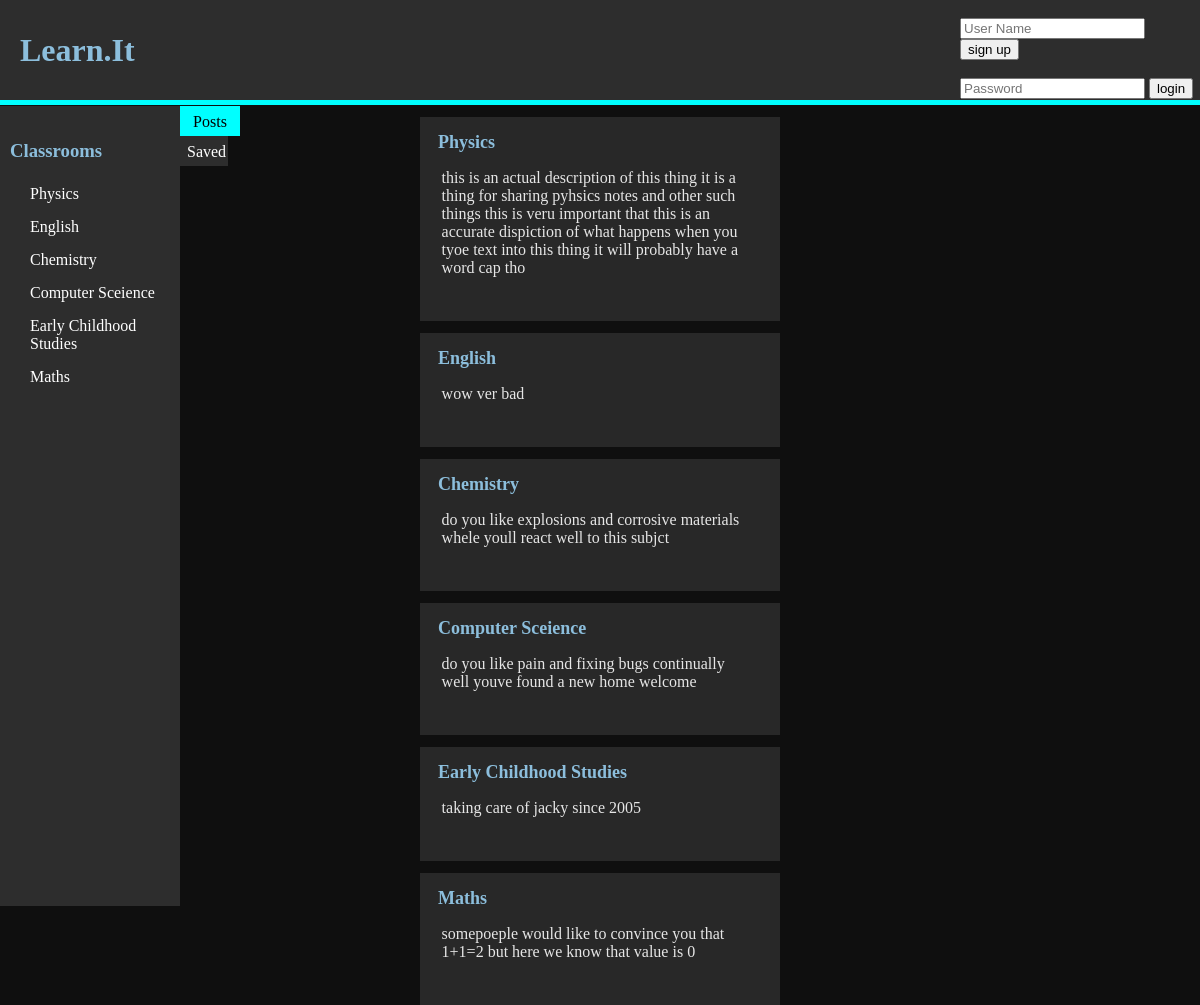
/c, run on an earlier commit of the app's database.
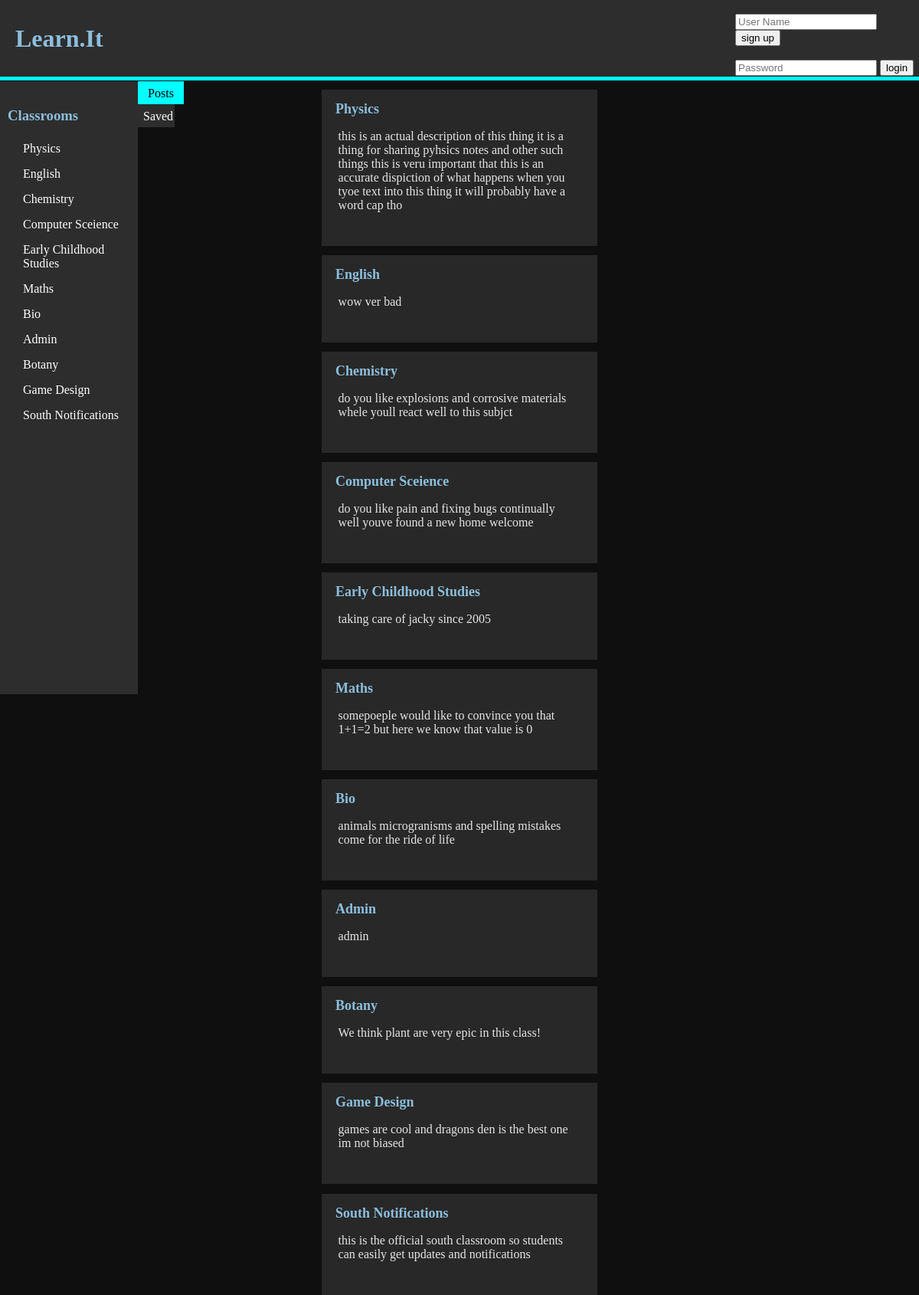
And on a later commit of the database.
### tables this page shows
CREATE TABLE classroom (id INTEGER PRIMARY KEY, name STRING (25), description TEXT (100), ProPic TEXT);

### main.py (the view, shortened to what this page needs)
@app.route("/c")
def view_classess():
    name = ""
    my_classess = ""
    id = 0
    if session.get("_User") is None:
        classes = do_query("""SELECT name, id from classroom""", (), None)
    posts = do_query("SELECT * from classroom", (), None)
    return render_template(
        "ClassMenu.html",
        title="Classes",
        stuff=posts,
        classrooms=classes,
        uid=id,
        user_name=name,
        myclassrooms=my_classess,
        page=0,
    )

### main.py (called while the page is built)
def do_query(query, data, fetch):
    conn = sqlite3.connect("learnit.db")
    cur = conn.cursor()
    cur.execute(query, data)
    if fetch is None:
        result = cur.fetchall()
    else:
        result = cur.fetchone()
    conn.close()
    return result

### templates/ClassMenu.html (shortened to what this page needs)
<!DOCTYPE html>
<html lang="en" dir="ltr">
  <head>
  </head>
  <body>
    {%include 'header.html'%}
    {%include 'sidebar.html'%}
    <div class="mode-select">
      <div class="mode-selected">
        <p class="mode-text-selected">Posts</p>
      </div>
      <a href="/saved">
      <div class="mode">
        <p class="mode-text">Saved</p>
      </div>
      </a>
    </div>
    {%for i in stuff%}
    <div class="post">
      <a href="/c/{{i[0]}}"><h1 class="post-title" >{{i[1]}}</h1></a>
      <p class="post-text">{{i[2]}}</p>
      <br>
    </div>
    {%endfor%}
  </body>
</html>

### templates/header.html (shortened to what this page needs)
<!DOCTYPE html>
<html lang="en" dir="ltr">
<link rel="stylesheet" href="../static/css/style.css">
  <head>
  </head>
  <body>
    <div class="header">
        <h1 class="title"><a href="/" class="Title-link">Learn.it</a>
        </h1>
        {%if login != "1"%}
        <div class="login-box">
          {%if uid == 0%}
          <br>
          <form class="" action="/login" method="post">
            <input class="login-input" type="text" name="UserName" placeholder="User Name">
            <button type="button" name="button"><a href="sign-up">sign up</a> </button>
            <br><br>
            <input class="login-input" type="password" name="Password" placeholder="Password">
            <input type="submit" name="" value="login">
          </form>
          {%else%}
          <form class="logout" action="/logout" method="post">
            <input type="submit" name="" value="logout">
          </form>
              <p class="loggedin-name">{{user_name[0]}}</p>
          {%endif%}
        </div>
        {%endif%}
    </div>
  </body>
</html>

### templates/sidebar.html (shortened to what this page needs)
<!DOCTYPE html>
<html lang="en" dir="ltr">
<link rel="stylesheet" href="../static/css/style.css">
  <head>
  </head>
  <body>
    <div class="sidebar">
      <a href="/c" class="sidebar-Title"><h3 class="sidebar-Title">Classrooms</h3></a>
      {%for i in classrooms%}
        <a href="/c/{{i[1]}}" class="sidebar-Text">{{i[0]}}</a>
      {%endfor%}
    </div>
  </body>
</html>

### static/css/style.css (style rules this page uses)
div.header { width: 100%; background-color: rgb(45,45,45); height: 100px; padding: 0; color: rgb(140,190,220); border-bottom: solid 5px cyan; margin-bottom: 1px; position: relative; }
body { margin: 0; background-color: rgb(15,15,15) }
a { text-decoration: none; }
.title { margin-top: 0px; margin-left: 20px; text-transform: capitalize; line-height: 100px; text-decoration: none; color:rgb(140,190,220); margin-bottom: 0; float:left; }
.Title-link { text-decoration: none; height:100%; color:rgb(140,190,220); }
.sidebar { height: 100vh; width: 15vw; background-color: rgb(45,45,45); color:rgb(140,190,220); float: left; top: 0px; position:sticky; }
.sidebar-Title { margin-top: 0px; margin-left: 10px; line-height: 30px; color: rgb(140,190,220); text-decoration: none; }
.sidebar-Text { margin-left: 30px; color: white; text-transform: capitalize; display: block; margin-bottom: 15px; }
div.post { margin-left: auto; margin-right: auto; width: 30vw; background-color: rgb(40,40,40); padding-bottom: 10px; }
.post-title { font-size: large; color: rgb(140,190,220); text-transform: capitalize; margin-left: 5%; margin-right: 5%; margin-bottom: 2px; padding-bottom: 0px; padding-top: 15px; text-decoration: none; }
.post-text { width: 85%; margin-left: 1%; padding-left: 5%; padding-right: 5%; color: rgb(230,230,230); overflow:hidden; background-color: rgb(40,40,40); resize: none; border: None; overflow-y: auto; }
.login-box { position: absolute; display: inline-block; height: 100%; width: 20%; right: 0; float: right; }
.login-input { marign-left:10px; background color: rgba(200, 200, 200, 0.25); }
a { color: inherit; text-decoration: none; }
.mode-select { float: left; width: 5vw; height: 100px; position: sticky; top: 0px; }
.mode { width: 80%; height: 30%; background-color: rgb(45,45,45); z-index: 1; text-align: center; color: white; }
.mode-text { text-align: center; padding: 7px; margin: 0; }
.mode-selected { z-index: 1; text-align: center; width: 100%; height: 30%; background-color: cyan; }
.mode-text-selected { color: black; padding: 7px; margin: 0; }

What changed in the data, as far as the page shows it:
added classroom: name "Bio", description "animals microgranisms and spelling mistakes come for the ride of life"
added classroom: name "Admin", description "admin"
added classroom: name "Botany", description "We think plant are very epic in this class!"
added classroom: name "Game Design", description "games are cool and dragons den is the best one im not biased"
added classroom: name "South Notifications", description "this is the official south classroom so students can easily get updates and notifications"
